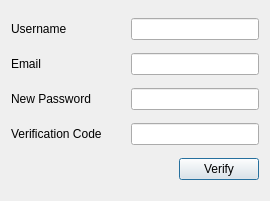
<?xml version="1.0" encoding="UTF-8"?>
<ui version="4.0">
 <class>ForgetPassword</class>
 <widget class="QDialog" name="ForgetPassword">
  <property name="geometry">
   <rect>
    <x>0</x>
    <y>0</y>
    <width>270</width>
    <height>201</height>
   </rect>
  </property>
  <property name="windowTitle">
   <string>Forget Password</string>
  </property>
  <layout class="QGridLayout" name="gridLayout">
   <item row="0" column="0">
    <layout class="QHBoxLayout" name="horizontalLayout_2">
     <item>
      <widget class="QLabel" name="label">
       <property name="minimumSize">
        <size>
         <width>114</width>
         <height>0</height>
        </size>
       </property>
       <property name="text">
        <string>Username</string>
       </property>
      </widget>
     </item>
     <item>
      <widget class="QLineEdit" name="Username"/>
     </item>
    </layout>
   </item>
   <item row="1" column="0">
    <layout class="QHBoxLayout" name="horizontalLayout_3">
     <item>
      <widget class="QLabel" name="label_2">
       <property name="minimumSize">
        <size>
         <width>114</width>
         <height>0</height>
        </size>
       </property>
       <property name="text">
        <string>Email</string>
       </property>
      </widget>
     </item>
     <item>
      <widget class="QLineEdit" name="Email"/>
     </item>
    </layout>
   </item>
   <item row="2" column="0">
    <layout class="QHBoxLayout" name="horizontalLayout">
     <item>
      <widget class="QLabel" name="label_3">
       <property name="minimumSize">
        <size>
         <width>114</width>
         <height>0</height>
        </size>
       </property>
       <property name="text">
        <string>New Password</string>
       </property>
      </widget>
     </item>
     <item>
      <widget class="QLineEdit" name="New_Password"/>
     </item>
    </layout>
   </item>
   <item row="3" column="0">
    <layout class="QHBoxLayout" name="horizontalLayout_4">
     <item>
      <widget class="QLabel" name="VerLabel">
       <property name="minimumSize">
        <size>
         <width>114</width>
         <height>0</height>
        </size>
       </property>
       <property name="text">
        <string>Verification Code</string>
       </property>
      </widget>
     </item>
     <item>
      <widget class="QLineEdit" name="VerLine"/>
     </item>
    </layout>
   </item>
   <item row="4" column="0">
    <layout class="QHBoxLayout" name="horizontalLayout_5">
     <item>
      <spacer name="horizontalSpacer">
       <property name="orientation">
        <enum>Qt::Horizontal</enum>
       </property>
       <property name="sizeHint" stdset="0">
        <size>
         <width>40</width>
         <height>20</height>
        </size>
       </property>
      </spacer>
     </item>
     <item>
      <widget class="QPushButton" name="Verify">
       <property name="text">
        <string>Verify</string>
       </property>
      </widget>
     </item>
    </layout>
   </item>
  </layout>
 </widget>
 <resources/>
 <connections/>
</ui>
